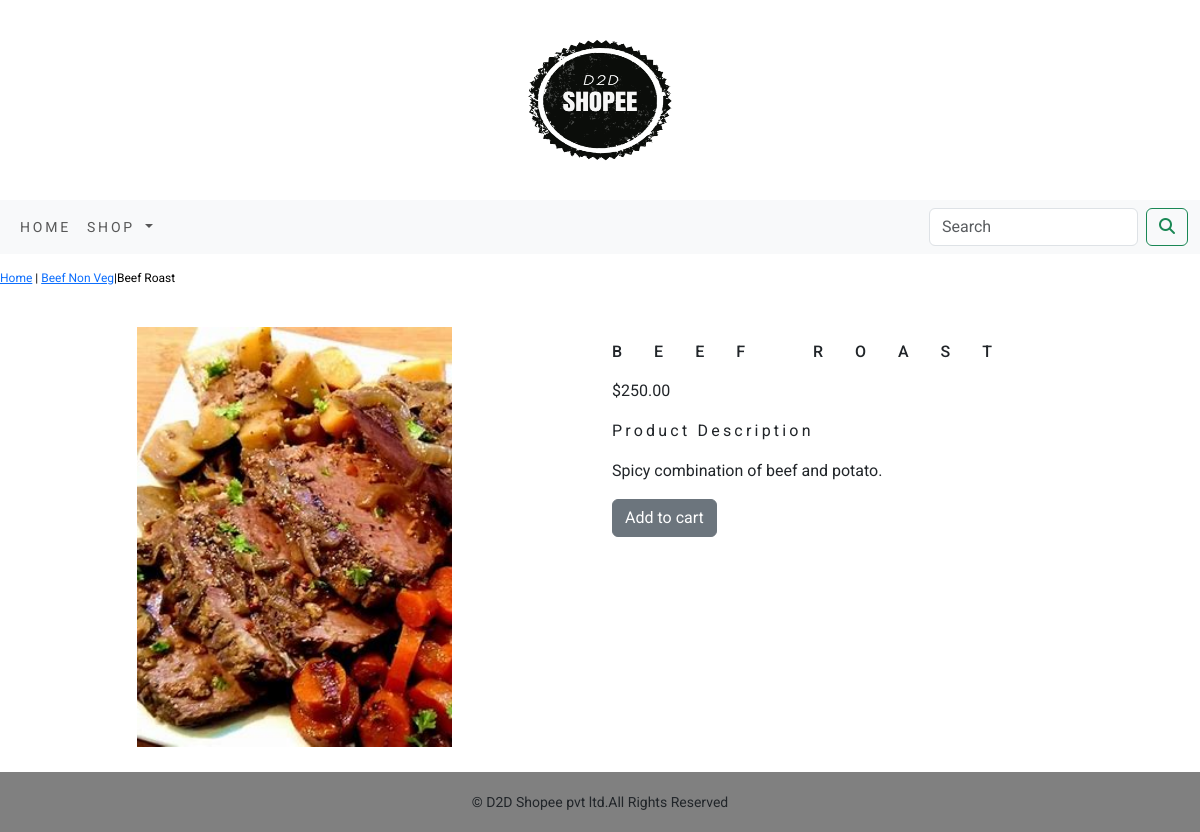
The page /beef-non-veg/beef-roast/ on the database its author committed.
### E_shop/models.py (models this page shows, shortened)
class Product(models.Model):
    name=models.CharField(max_length=250,unique=True)
    slug=models.SlugField(max_length=250,unique=True)
    description=models.TextField(blank=True)
    price=models.DecimalField(max_digits=10,decimal_places=2)
    category=models.ForeignKey(Category,on_delete=models.CASCADE)
    image = models.ImageField(upload_to='product', blank=True)
    stock=models.IntegerField()
    available=models.BooleanField(default=True)
    created=models.DateTimeField(auto_now_add=True)
    updated=models.DateTimeField(auto_now=True)
    class Meta:
        ordering=('name',)
        verbose_name='product'
        verbose_name_plural='products'

class Category(models.Model):
    name=models.CharField(max_length=250,unique=True)
    slug=models.SlugField(max_length=250,unique=True)
    description=models.TextField(blank=True)
    image=models.ImageField(upload_to='category',blank=True)
    class Meta:
        ordering=('name',)
        verbose_name='category'
        verbose_name_plural='categories'
    def get_url(self):
        return reverse('E_shop:products_by_category', args=[self.slug])
    def __str__(self):
        return '{}'.format(self.name)

### E_shop/views.py (the view)
# urls.py: path('<slug:c_slug>/<slug:product_slug>/', views.proDetail, name='prodCatDetail')
def proDetail(request,c_slug,product_slug):
    try:
        product=Product.objects.get(category__slug=c_slug,slug=product_slug)
    except Exception as e:
        raise e
    return render(request,'product.html',{'product':product})

### E_shop/context_processors.py (called while the page is built)
def menu_links(request):
    links=Category.objects.all()
    return dict(links=links)

### cart/context_processors.py (called while the page is built)
def counter(request):
    item_count=0
    if 'admin' in request.path:
        return {}
    else:
        try:
            cart=Cart.objects.filter(cart_id=_cart_id(request))
            cart_items=CartItem.objects.all().filter(cart=cart[:1])
            for cart_item in cart_items:
                item_count += cart_item.quantity
        except Cart.DoesNotExist:
            item_count=0
    return dict(item_count=item_count)

### cart/views.py (called while the page is built)
def _cart_id(request):
    cart=request.session.session_key
    if not cart:
        cart=request.session.create()
    return  cart

### templates/product.html (shortened to what this page needs)
{% extends 'base.html' %}
{% load static %}
{% block content %}
<div class="row my_prod_row_class" style="padding-top:15px;padding-bottom:25px;">
    <div class="mx_auto">
        <p><a href="{% url 'E_shop:allProdCat'%}">Home</a> | <a href="{{product.category.get_url}}">{{product.category}}</a>|{{product.name}}</p>
    </div>
    <div class="container">
<br>
<div class="row">
    <div class="col-12 col-sm-12 col-md-12 col-lg-6 text-center">
        <div style="min-width:18rem;">
            <img src="{{product.image.url}}" alt="{{product.name}}" style="height:420px;">
        </div>
    </div>
    <div class="col-12 col-sm-12 col-md-12 col-lg-6">
        <h1 class="my_prod_title">{{product.name}}</h1>
        <p>${{product.price}}</p>
        <p class="my_title">Product Description</p>
        <p class="text-justify my_prod_text">{{product.description}}</p>
        {% if product.stock <= 0 %}
        <p class="text-justify my_prod_text"><b>Out of stock</b></p>
        {% else %}
        <a  class="btn btn-secondary" href="{% url 'cart:add_cart' product.id %}">Add to cart</a>
        {% endif %}
    </div>
</div>
</div>
</div>
{% endblock %}

### static/css/custom.css (style rules this page uses)
body { font-family: 'Roboto', sans-serif; }
.my_title { font-size:16px; text_transform:uppercase; letter-spacing:0.2rem; }
.my_prod_row_class { padding-top:15px; padding-bottom:25px; }
.my_prod_row_class .mx_auto { color:#000; font-size:12px; text-decoration:none; }
.my_prod_title { font-size:16px; text-transform:uppercase; letter-spacing:2em; padding-top:15px; padding-bottom:10px; }
.my_prod_text { padding-right:20px; }

### rows shown on the page
Product: category "Beef Non Veg", name "Beef Roast", image (picture), name "BEEF ROAST", price "250.00", description "Spicy combination of beef and potato."
